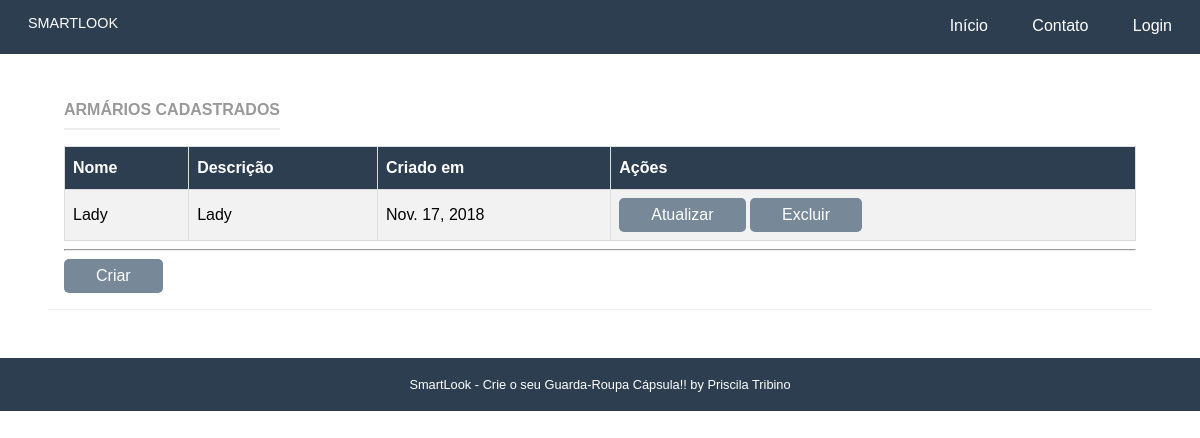
The app's page /armario/armarios/, older data.
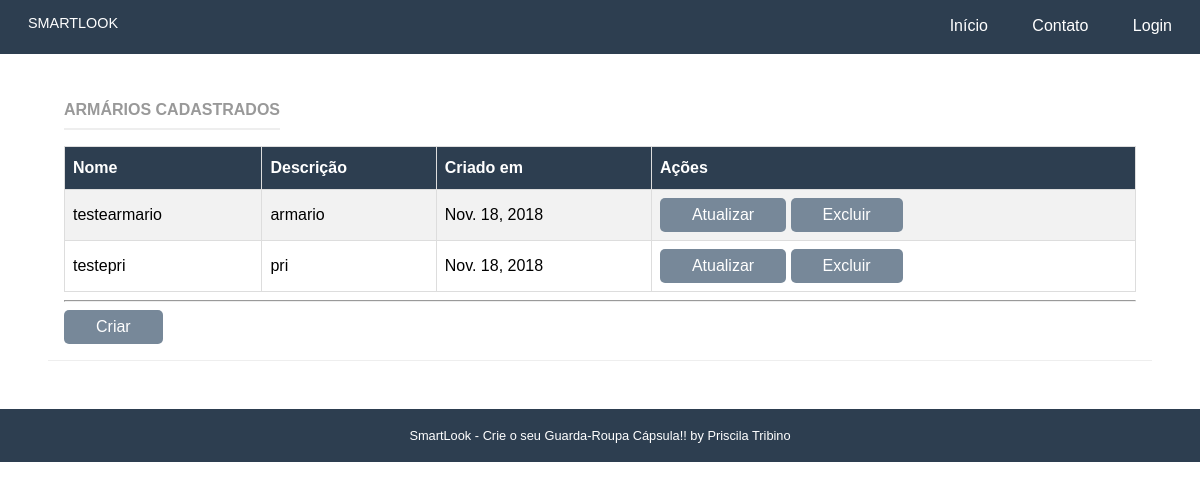
The same page, newer data.
### armario/models.py (models this page shows, shortened)
class Armario(models.Model):
    name = models.CharField('Nome', max_length=50, blank=False)
    slug = models.SlugField('Atalho')
    descricao = models.CharField('Descrição', max_length=100, blank=True)
    created_at = models.DateField('Criado em', auto_now_add=True)
    updated_at = models.DateField('Atualizado em', auto_now=True)
    user = models.ForeignKey(User, blank=False, on_delete=models.PROTECT, related_name='user')
    objetos = models.Manager()

### armario/views.py (the view)
# urls.py: path('armarios/', ArmarioListView.as_view(), name="lista_armarios"),
class ArmarioListView(ListView):
    template_name = "armario/lista.html"
    model = Armario
    fields = '__all__'
    context_object_name = "armario"

### armario/templates/armario/lista.html (shortened to what this page needs)
{% extends "base.html" %}
{% load static %}
{% load staticfiles %}
{% block content %}
<div class="pure-g-r content-ribbon">
  <div class="pure-u-1">
    <div class="l-box">
      <div class="card">
          <h4 class="content-subhead">Armários Cadastrados</h4>
          {% if armario|length > 0 %}
            <table id="customers">
              <tr>
                <th >Nome</th>
                <th class="th-sm">Descrição</th>
                <th class="th-sm">Criado em</th>
                <th class="th-sm">Ações</th>
              </tr>
              {% for armario in armario %}
                <tr>
                  <td> {{ armario.name}}</td>
                  <td> {{ armario.descricao }}</td>
                  <td> {{ armario.created_at }}</td>
                  <td>
                    <a href="{% url 'armario:atualiza_armarios' pk=armario.id %}"
                       class="pure-button primary-button">Atualizar </a>
                    <a href="{% url 'armario:deleta_armario' pk=armario.id %}"
                      class="pure-button primary-button">Excluir</a>
                  </td>
                </tr>
              {% endfor %}
            </table>
        {% else %}
          <div class="content-subhead"></div> <br>
          <p class="content"> <b>Nenhum Armário cadastrado.</b></p>
          <p class="content">Crie já o seu!! Se precisar de ajuda, fale com a <a href= "#">Stella!</a> </p>
          </div>
        {% endif %}
          <hr />
          <div class="text-right">
            <a href="{% url 'armario:armario_cadastrar' %}" class="pure-button primary-button">Criar</a>
           <br>
          </div>
        </div>
      </div>
    </div>
  </div>
{% endblock %}

### core/templates/base.html (shortened to what this page needs)
{% load static %}
{% load staticfiles %}
<html lang="en">
<head>
    <link rel="stylesheet" href="{% static 'css/pure-min.css' %}">
    <link rel="stylesheet" href="{% static 'css/styles.css' %}" />
</head>
<body>
<div class="content">
    <div class="header">
        <div class="pure-menu pure-menu-open pure-menu-fixed pure-menu-horizontal">
            <a class="pure-menu-heading" href="{% url 'core:home'%}">SMARTLOOK</a>
            <ul>
                <li class="pure-menu-selected"><a href="{% url 'core:home' %}">Início</a></li>
                <li><a href="{% url 'core:contact' %}">Contato</a></li>
                {% if user.is_authenticated %}
                <li><a href="{% url 'accounts:dashboard' %}">Painel</a></li>
                <li><a href="{% url 'accounts:logout' %}">Sair</a></li>
                {% else %}
                <li><a href="{% url 'accounts:login' %}">Login</a></li>
                {% endif %}
            </ul>
        </div>
    </div>
    <div class="content">
    {% block content %}{% endblock %}
    <div class="footer">
        SmartLook - Crie o seu Guarda-Roupa Cápsula!! by Priscila Tribino
        </div>
    </div>
</div>
</body>
</html>

### core/static/css/pure-min.css (style rules this page uses)
html { font-size:100%;-ms-text-size-adjust:100%;-webkit-text-size-adjust:100% }
html,button,input,select,textarea { font-family:sans-serif }
body { margin:0 }
h4 { font-size:1em;margin:1.33em 0 }
hr { -moz-box-sizing:content-box;box-sizing:content-box;height:0 }
dl,menu,ol,ul { margin:1em 0 }
menu,ol,ul { padding:0 0 0 40px }
table { border-collapse:collapse;border-spacing:0 }
.pure-button { display:inline-block;*display:inline;zoom:1;line-height:normal;white-space:nowrap;vertical-align:baseline;text-align:center;cursor:pointer;-webkit-user-drag:none;-webkit-user-select:none;-moz-user-select:none;-ms-user-select:none;user-select:none }
.pure-button { font-size:100%;*font-size:90%;*overflow:visible;padding:.5em 1.5em;color:#444;color:rgba(0,0,0,.8);*color:#444;border:1px solid #999;border:0 rgba(0,0,0,0);background-color:#E6E6E6;text-decoration:none;border-radius:2px;-webkit-transition:.1s linear -webkit-box-shadow;-moz-transition:.1s linear -moz-box-shadow;-ms-transition:.1s linear box-shadow;-o-transition:.1s linear box-shadow;transition:.1s linear box-shadow }
.pure-u-1,.pure-u-1-2,.pure-u-1-3,.pure-u-2-3,.pure-u-1-4,.pure-u-3-4,.pure-u-1-5,.pure-u-2-5,.pure-u-3-5,.pure-u-4-5,.pure-u-1-6,.pure-u-5-6,.pure-u-1-8,.pure-u-3-8,.pure-u-5-8,.pure-u-7-8,.pure-u-1-12,.pure-u-5-12,.pure-u-7-12,.pure-u-11-12,.pure-u-1-24,.pure-u-5-24,.pure-u-7-24,.pure-u-11-24,.pure-u-13-24,.pure-u-17-24,.pure-u-19-24,.pure-u-23-24 { display:inline-block;*display:inline;zoom:1;letter-spacing:normal;word-spacing:normal;vertical-align:top;text-rendering:auto }
.pure-u-1 { width:100% }
.pure-g-r { letter-spacing:-.31em;*letter-spacing:normal;*word-spacing:-.43em;font-family:FreeSans,Arimo,"Droid Sans",Helvetica,Arial,sans-serif;display:-webkit-flex;-webkit-flex-flow:row wrap;display:-ms-flexbox;-ms-flex-flow:row wrap }
.pure-g-r [class *="pure-u"] { font-family:sans-serif }
.pure-menu ul { position:absolute;visibility:hidden }
.pure-menu.pure-menu-open { visibility:visible;z-index:2;width:100% }
.pure-menu ul { left:-10000px;list-style:none;margin:0;padding:0;top:-10000px;z-index:1 }
.pure-menu>ul { position:relative }
.pure-menu-open>ul { left:0;top:0;visibility:visible }
.pure-menu li { position:relative }
.pure-menu a,.pure-menu .pure-menu-heading { display:block;color:inherit;line-height:1.5em;padding:5px 20px;text-decoration:none;white-space:nowrap }
.pure-menu.pure-menu-horizontal>.pure-menu-heading { display:inline-block;*display:inline;zoom:1;margin:0;vertical-align:middle }
.pure-menu.pure-menu-horizontal>ul { display:inline-block;*display:inline;zoom:1;vertical-align:middle;height:2.4em }
.pure-menu li a { padding:5px 20px }
.pure-menu-fixed { position:fixed;top:0;left:0;width:100% }
.pure-menu-horizontal li { display:inline-block;*display:inline;zoom:1;vertical-align:middle }
.pure-menu.pure-menu-open,.pure-menu.pure-menu-horizontal li .pure-menu-children { background:#fff;border:1px solid #b7b7b7 }
.pure-menu.pure-menu-horizontal,.pure-menu.pure-menu-horizontal .pure-menu-heading { border:0 }
.pure-menu a { border:1px solid transparent;border-left:0;border-right:0 }
.pure-menu a,.pure-menu .pure-menu-can-have-children>li:after { color:#777 }
.pure-menu .pure-menu-heading { color:#565d64;text-transform:uppercase;font-size:90%;margin-top:.5em;border-bottom-width:1px;border-bottom-style:solid;border-bottom-color:#dfdfdf }
.pure-menu .pure-menu-selected a { color:#000 }
.pure-menu.pure-menu-open.pure-menu-fixed { border:0;border-bottom:1px solid #b7b7b7 }

Row changes from the older to the newer data that the page shows:
removed Armario: name "Lady", descricao "Lady", created_at "Nov. 17, 2018"
added Armario: name "testearmario", descricao "armario", created_at "Nov. 18, 2018"
added Armario: name "testepri", descricao "pri", created_at "Nov. 18, 2018"
